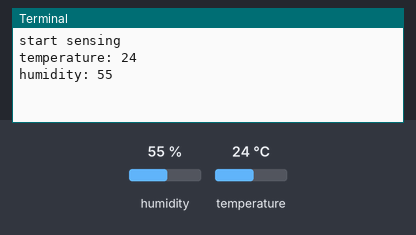
Bench run of a program on a simulated Raspberry Pi (BCM pin numbers). On the bench: the last lines printed to the terminal. The test bench sets the inputs (shaded band); at power-on: humidity 55 %, temperature 24 °C.

Above: at 1.2 s.
1.3 s: humidity set to 22 %
At 3.6 s:
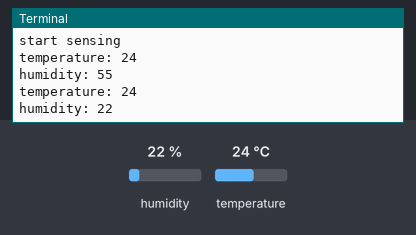
4.9 s: temperature set to 12 °C
At 6.4 s:
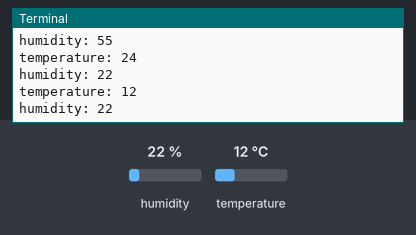
8.5 s: humidity set to 40 %
At 11.9 s:
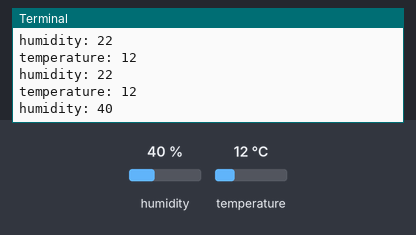
Timing chart, 0 to 13.4 s (numbered marks = the images above; inputs shaded):
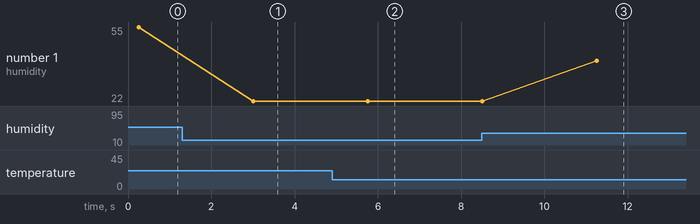

Measured:
- after the input at 1.3 s, the terminal: prints a new line after 1.7 s (image 1)
- after the input at 4.9 s, the terminal: prints a new line after 0.86 s (image 2)
- after the input at 8.5 s, the terminal: prints a new line after 2.8 s (image 3)
- plotted number 1: 55 → 22 after the input at 1.3 s, 22 → 40 after the input at 8.5 s

The program:

temp_humidity.py
```python
import adafruit_dht
import time
import board

dht_device = adafruit_dht.DHT11(board.D4)

print("start sensing")

temperature = 0
humidity = 0

while True:
	try:
		temperature = dht_device.temperature
		humidity = dht_device.humidity
		print(f"temperature: {temperature}")
		print(f"humidity: {humidity}")
		time.sleep(2.5)
	except RuntimeError as error:
		print(f"blah blkah")
		continue
```
